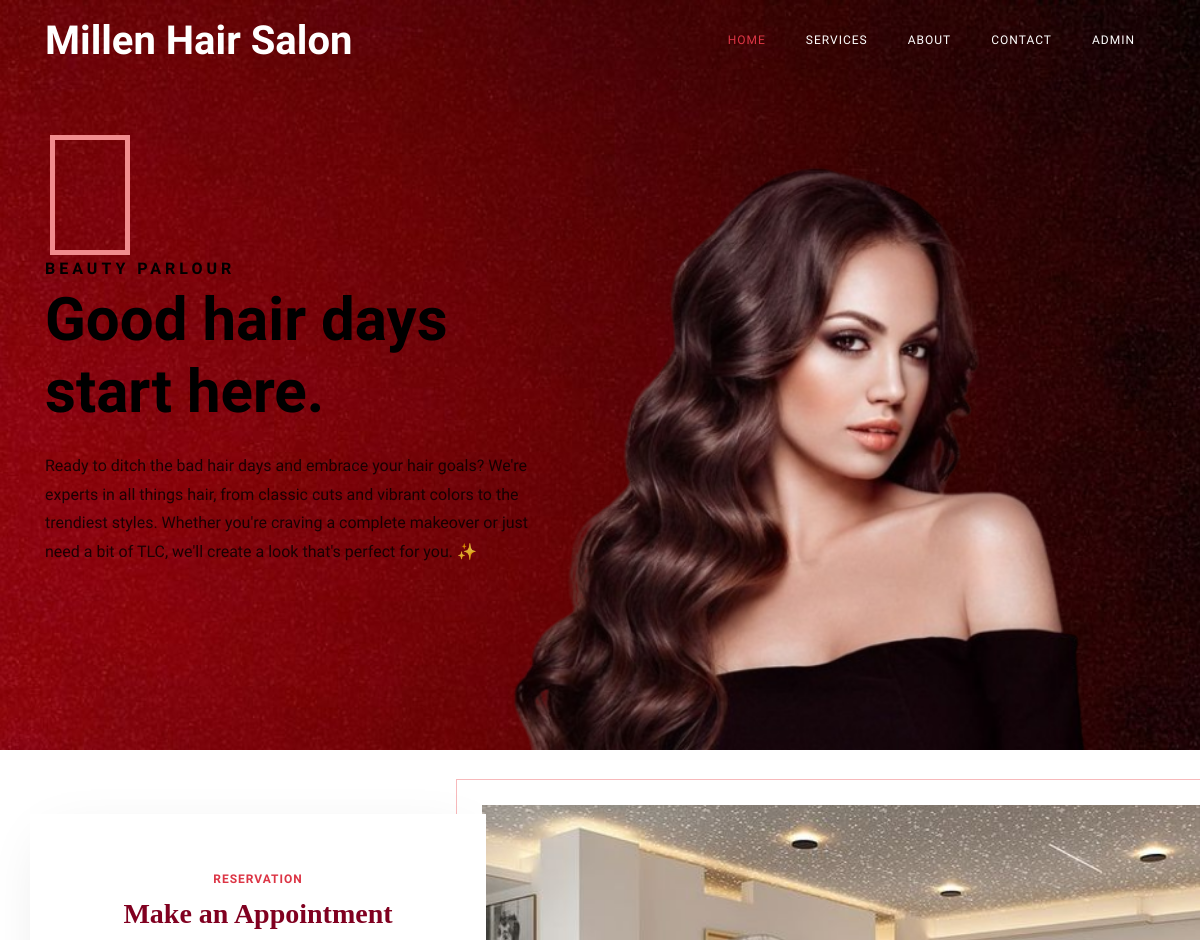
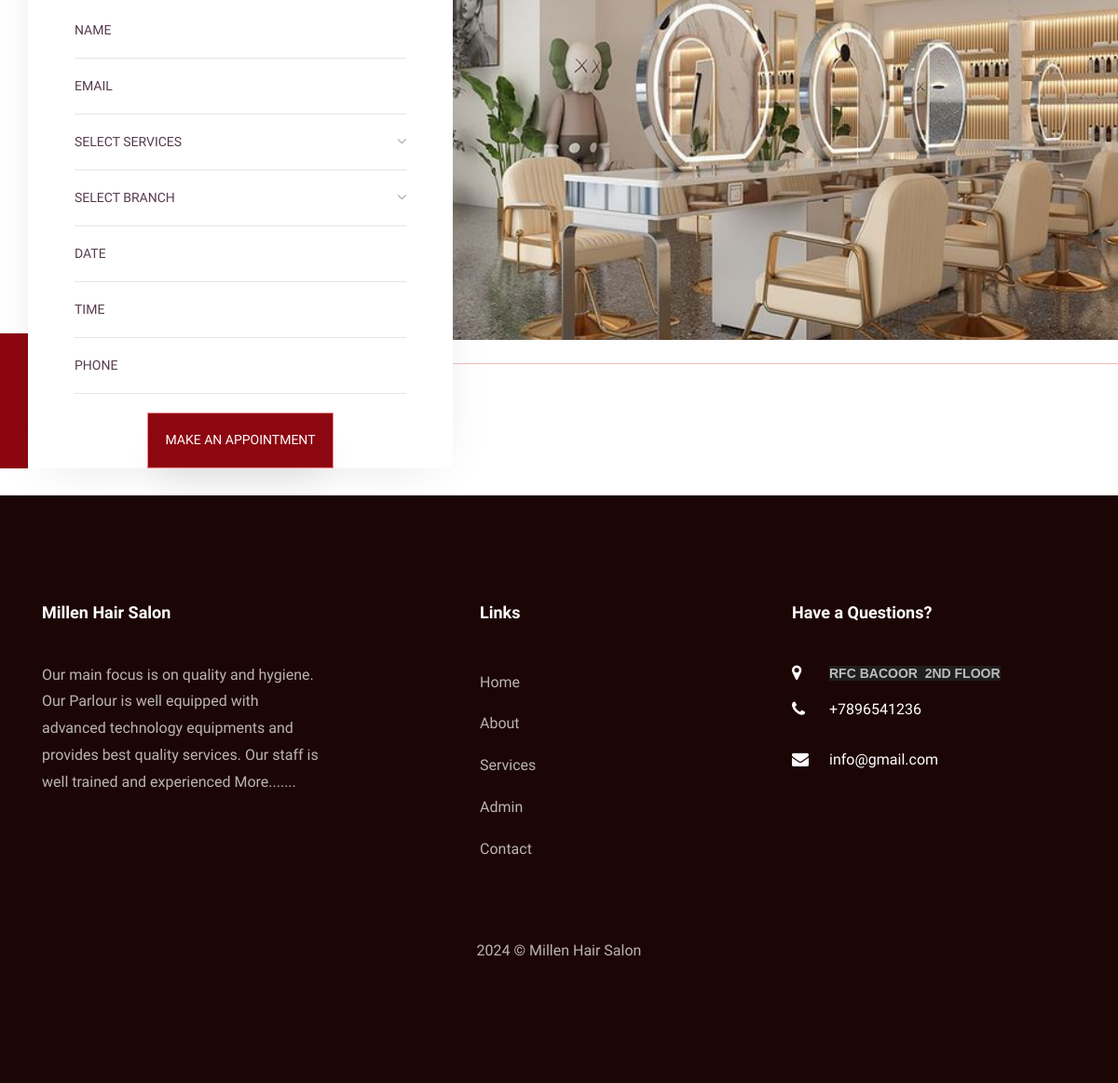
The page / on the database its author committed (2 pictures, top to bottom).
### tables this page shows
CREATE TABLE `tblpage` (
  `ID` int(10) NOT NULL,
  `PageType` varchar(200) DEFAULT NULL,
  `PageTitle` mediumtext DEFAULT NULL,
  `PageDescription` mediumtext DEFAULT NULL,
  `Email` varchar(200) DEFAULT NULL,
  `MobileNumber` bigint(10) DEFAULT NULL,
  `UpdationDate` date DEFAULT NULL,
  `Timing` varchar(200) NOT NULL
);

### index.php (the view, shortened to what this page needs)
<?php
include('includes/dbconnection.php');
?>
<!DOCTYPE html>
<html lang="en">
  <head>
    <link rel="stylesheet" href="css/open-iconic-bootstrap.min.css">
    <link rel="stylesheet" href="css/animate.css">
    <link rel="stylesheet" href="css/owl.carousel.min.css">
    <link rel="stylesheet" href="css/owl.theme.default.min.css">
    <link rel="stylesheet" href="css/magnific-popup.css">
    <link rel="stylesheet" href="css/aos.css">
    <link rel="stylesheet" href="css/ionicons.min.css">
    <link rel="stylesheet" href="css/bootstrap-datepicker.css">
    <link rel="stylesheet" href="css/jquery.timepicker.css">
    <link rel="stylesheet" href="css/flaticon.css">
    <link rel="stylesheet" href="css/icomoon.css">
    <link rel="stylesheet" href="css/style.css">
  </head>
  <body>
	  <?php include_once('includes/header.php');?>
    <section id="home-section" class="hero" style="background-image: url(images/redbg.jpg);" data-stellar-background-ratio="0.5">
		  <div class="home-slider owl-carousel">
	      <div class="slider-item js-fullheight">
	      	<div class="overlay"></div>
	        <div class="container-fluid p-0">
	          <div class="row d-md-flex no-gutters slider-text align-items-end justify-content-end" data-scrollax-parent="true">
	          	<img class="one-third align-self-end order-md-last img-fluid" src="images/har2.png" alt="">
		          <div class="one-forth d-flex align-items-center ftco-animate" data-scrollax=" properties: { translateY: '70%' }">
		          	<div class="text mt-5">
		          		<span class="subheading">Beauty Parlour</span>
			            <h1 class="mb-4">Good hair days start here.</h1>
			            <p class="mb-4">Ready to ditch the bad hair days and embrace your hair goals?   We're experts in all things hair, from classic cuts and vibrant colors to the trendiest styles.
							Whether you're craving a complete makeover or just need a bit of TLC, we'll create a look that's perfect for you.  ✨</p>
		            </div>
		          </div>
	        	</div>
	        </div>
	      </div>
	    </div>
    </section>
<br>
    <section class="ftco-section ftco-no-pt ftco-booking">
    	<div class="container-fluid px-0">
    		<div class="row no-gutters d-md-flex justify-content-end">
    			<div class="one-forth d-flex align-items-end">
    				<div class="text">
    					<div class="overlay"></div>
    					<div class="appointment-wrap">
    						<span class="subheading">Reservation</span>
								<h3 class="mb-2">Make an Appointment</h3>
		    				<form action="#" method="post" class="appointment-form">
			            <div class="row">
			              <div class="col-sm-12">
			                <div class="form-group">
					              <input type="text" class="form-control" id="name" placeholder="Name" name="name" required="true">
					            </div>
			              </div>
			              <div class="col-sm-12">
			                <div class="form-group">
					              <input type="email" class="form-control" id="appointment_email" placeholder="Email" name="email" required="true">
					            </div>
			              </div>
				            <div class="col-sm-12">
			                <div class="form-group">
					              <div class="select-wrap">
		                      <div class="icon"><span class="ion-ios-arrow-down"></span></div>
		                      <select name="services" id="services" required="true" class="form-control">
		                      	<option value="">Select Services</option>
		                      </select>
		                    </div>
					            </div>
			              </div>
						  <div class="col-sm-12">
  							<div class="form-group">
    						<div class="select-wrap">
      						<div class="icon"><span class="ion-ios-arrow-down"></span></div>
      						<select name="branch" id="branch" required="true" class="form-control">
        					<option value="">Select Branch</option>
      							</select>
    						</div>
  							</div>
							</div>
			              <div class="col-sm-12">
			                <div class="form-group">
			                  <input type="text" class="form-control appointment_date" placeholder="Date" name="adate" id='adate' required="true">
			                </div>
			              </div>
			              <div class="col-sm-12">
			                <div class="form-group">
			                  <input type="text" class="form-control appointment_time" placeholder="Time" name="atime" id='atime' required="true">
			                </div>
			              </div>
			              <div class="col-sm-12">
			                <div class="form-group">
			                  <input type="text" class="form-control" id="phone" name="phone" placeholder="Phone" required="true" maxlength="10" pattern="[0-9]+">
			                </div>
			              </div>
				          </div>
				          <div class="form-group">
			              <input type="submit" name="submit" value="Make an Appointment" class="btn btn-primary">
			            </div>
			          </form>
		          </div>
						</div>
    			</div>
					<div class="one-third">
						<div class="img" style="background-image: url(images/salon.jpg);">
						</div>
					</div>
    		</div>
    	</div>
    </section>
		<br>
   <?php include_once('includes/footer.php');?>
  </body>
</html>

### includes/footer.php (shortened to what this page needs)
 <?php
include('includes/dbconnection.php');
?>
 <footer class="ftco-footer ftco-section">
      <div class="container">
        <div class="row mb-5">
          <div class="col-md">
            <div class="ftco-footer-widget mb-4">
              <h2 class="ftco-heading-2 logo">Millen Hair Salon</h2>
              <?php
$ret=mysqli_query($con,"select * from tblpage where PageType='aboutus' ");
while ($row=mysqli_fetch_array($ret)) {
?>
              <p><?php  echo substr($row['PageDescription'],0,200);?> <a href="about.php">More.......</a></p><?php } ?>
            </div>
          </div>
          <div class="col-md" style="padding-left: 150px">
             <div class="ftco-footer-widget mb-4">
              <h2 class="ftco-heading-2">Links</h2>
              <ul class="list-unstyled">
                <li><a href="index.php" class="py-2 d-block">Home</a></li>
                <li><a href="about.php" class="py-2 d-block">About</a></li>
                <li><a href="services.php" class="py-2 d-block">Services</a></li>
                <li><a href="admin/index.php" class="py-2 d-block">Admin</a></li>
                <li><a href="contact.php" class="py-2 d-block">Contact</a></li>
              </ul>
            </div>
          </div>
          <div class="col-md">
            <div class="ftco-footer-widget mb-4">
            	<h2 class="ftco-heading-2">Have a Questions?</h2>
            	<div class="block-23 mb-3">
                <?php
$ret=mysqli_query($con,"select * from tblpage where PageType='contactus' ");
while ($row=mysqli_fetch_array($ret)) {
?>
	              <ul>
	                <li><span class="icon icon-map-marker"></span><span class="text"><?php  echo $row['PageDescription'];?></span></li>
	                <li><a href="#"><span class="icon icon-phone"></span><span class="text">+<?php  echo $row['MobileNumber'];?></span></a></li>
	                <li><a href="#"><span class="icon icon-envelope"></span><span class="text"><?php  echo $row['Email'];?></span></a></li>
	              </ul>
	            </div>
               <?php } ?>
            </div>
          </div>
        </div>
        <div class="row">
          <div class="col-md-12 text-center">
            <p>
  2024 &copy; Millen Hair Salon </p>
          </div>
        </div>
      </div>
    </footer>

### css/icomoon.css (style rules this page uses)
[class^="icon-"], [class*=" icon-"] { font-family: 'icomoon' !important; speak: none; font-style: normal; font-weight: normal; font-variant: normal; text-transform: none; line-height: 1; -webkit-font-smoothing: antialiased; -moz-osx-font-smoothing: grayscale; }
.icon-map-marker:before { content: "\f041"; }
.icon-phone:before { content: "\f095"; }
.icon-envelope:before { content: "\f0e0"; }

### rows shown on the page
tblpage: PageDescription "Our main focus is on quality and hygiene. Our Parlour is well equipped with advanced technology equipments and provides best quality services. Our staff is well trained and experienced"
tblpage: PageDescription "RFC BACOOR 2ND FLOOR", MobileNumber "7896541236", Email "info@gmail.com"
